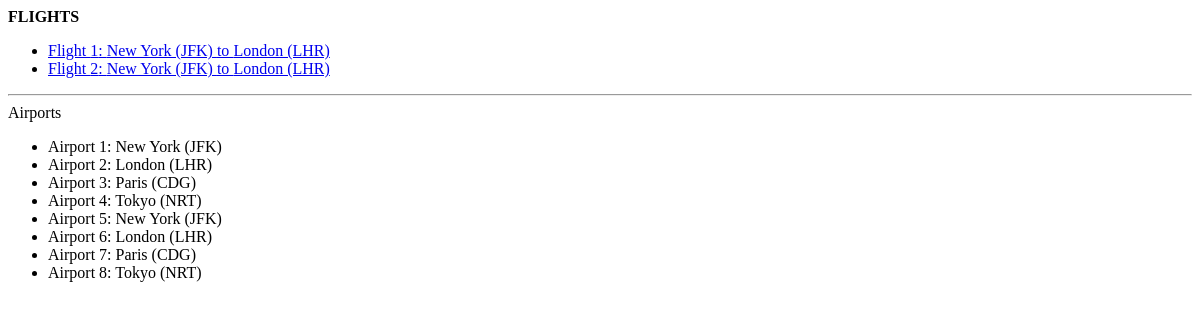
/flights/, run on an earlier commit of the app's database.
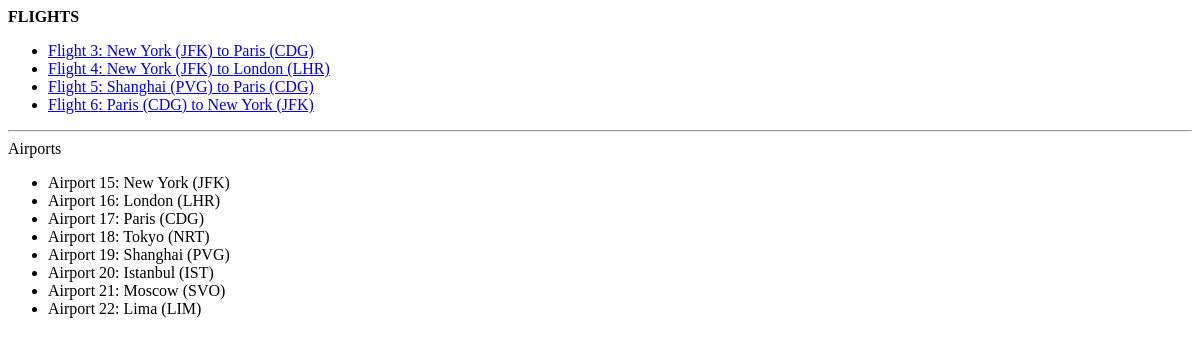
And on a later commit of the database.
### flights/models.py (models this page shows, shortened)
class Flight(models.Model):
    origin = models.ForeignKey(Airport, on_delete=models.CASCADE, related_name="departures")
    destination = models.ForeignKey(Airport, on_delete=models.CASCADE, related_name="arrivals")
    duration = models.IntegerField()

class Airport(models.Model):
    code = models.CharField(max_length=3)
    city = models.CharField(max_length=64)
    def __str__(self):
        return f"{self.city} ({self.code})"

### flights/views.py (the view)
# urls.py: path("", views.index, name="index"),
def index(request):
    return render(request, "flights/index.html", {
        "flights": Flight.objects.all(),
        "airports": Airport.objects.all()
    })

### flights/templates/flights/index.html
{% extends "flights/layout.html" %}
{% block body %}
<ul>
    {% for flight in flights %}
    <li>
        <a href="{% url 'flight' flight.id %}">
            Flight {{ flight.id }}: {{ flight.origin }} to {{ flight.destination }}
        </a>
    </li>
    {% endfor %}
</ul>
<hr>
Airports
<ul>
    {% for airport in airports %}
    <li>Airport {{ airport.id }}: {{ airport.city }} ({{ airport.code }})</li>
    {% endfor %}
</ul>
{% endblock %}

### flights/templates/flights/layout.html (shortened to what this page needs)
<!DOCTYPE html>
<html lang="en">
<head>
</head>
<body>
    <b>FLIGHTS</b>
    {% block body %}
    {% endblock %}
</body>
</html>

What changed in the data, as far as the page shows it:
removed Flight: id "1", origin "New York (JFK)", destination "London (LHR)"
removed Flight: id "2", origin "New York (JFK)", destination "London (LHR)"
removed Airport: id "1", city "New York", code "JFK"
removed Airport: id "2", city "London", code "LHR"
removed Airport: id "3", city "Paris", code "CDG"
removed Airport: id "4", city "Tokyo", code "NRT"
removed Airport: id "5", city "New York", code "JFK"
removed Airport: id "6", city "London", code "LHR"
removed Airport: id "7", city "Paris", code "CDG"
removed Airport: id "8", city "Tokyo", code "NRT"
added Flight: id "3", origin "New York (JFK)", destination "Paris (CDG)"
added Flight: id "4", origin "New York (JFK)", destination "London (LHR)"
added Flight: id "5", origin "Shanghai (PVG)", destination "Paris (CDG)"
added Flight: id "6", origin "Paris (CDG)", destination "New York (JFK)"
added Airport: id "15", city "New York", code "JFK"
added Airport: id "16", city "London", code "LHR"
added Airport: id "17", city "Paris", code "CDG"
added Airport: id "18", city "Tokyo", code "NRT"
added Airport: id "19", city "Shanghai", code "PVG"
added Airport: id "20", city "Istanbul", code "IST"
added Airport: id "21", city "Moscow", code "SVO"
added Airport: id "22", city "Lima", code "LIM"
